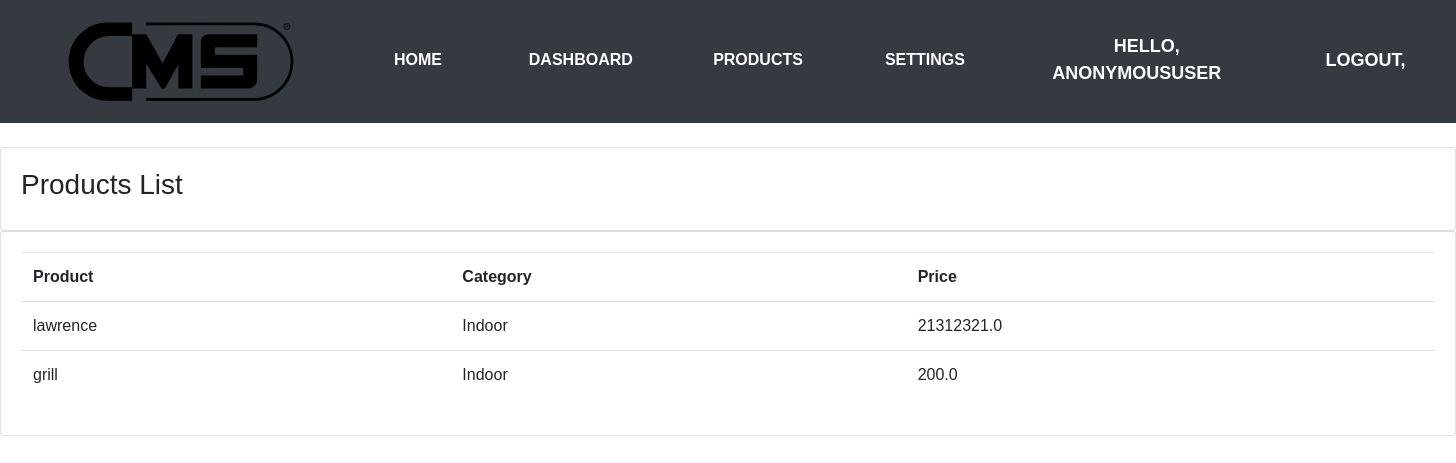
Screenshot of /products/ with the database file from the repository.
### accounts/models.py (models this page shows, shortened)
class Product(models.Model):
    CATEGORY = (
        ('Indoor', 'Indoor'),
        ('Outdoor', 'Outdoor')
    )
    name = models.CharField(max_length=200, null=True)
    price = models.FloatField(null=True)
    category = models.CharField(max_length=200, null=True, choices=CATEGORY)
    description = models.CharField(max_length=200, null=True, blank=True)
    date_created = models.DateTimeField(auto_now_add=True, null=True)
    tags = models.ManyToManyField(Tag)

### accounts/views.py (the view)
# urls.py: path('products/', views.products, name='products'),
def products(request):
    all_products = Product.objects.all()
    return render(request, 'accounts/Products.html', {'products': all_products})

### templates/accounts/Products.html
{% extends 'accounts/main.html' %}
{% load static %}
{% block content %}
<br>
<div class = "row">
    <div class = "col-md">
        <div class = "card card-body">
            <h3>Products List</h3>
        </div>
        <div class="card card-body">
            <table class="table">
                <tr>
                    <th>Product</th>
                    <th>Category</th>
                    <th>Price</th>
                </tr>
                {% for i in products %}
                    <tr>
                        <td>{{ i.name }}</td>
                        <td>{{ i.category }}</td>
                        <td>{{ i.price }}</td>
                    </tr>
                {% endfor %}
            </table>
        </div>
    </div>
</div>
{% endblock %}

### accounts/static/css/main.css (style rules this page uses)
* { margin: 0; padding: 0; box-sizing: border-box; font-family: 'Poppins', sans-serif; }
body { background-color: lightblue; }

### templates/accounts/navbar.html (style rules this page uses)
* { margin: 0; padding: 0; list-style-type: none; }
body { background: white; }

### rows the page displays
Product: name "lawrence", category "Indoor", price "21312321.0"
Product: name "grill", category "Indoor", price "200.0"

### other values shown
{{ request.user }} "ANONYMOUSUSER"
